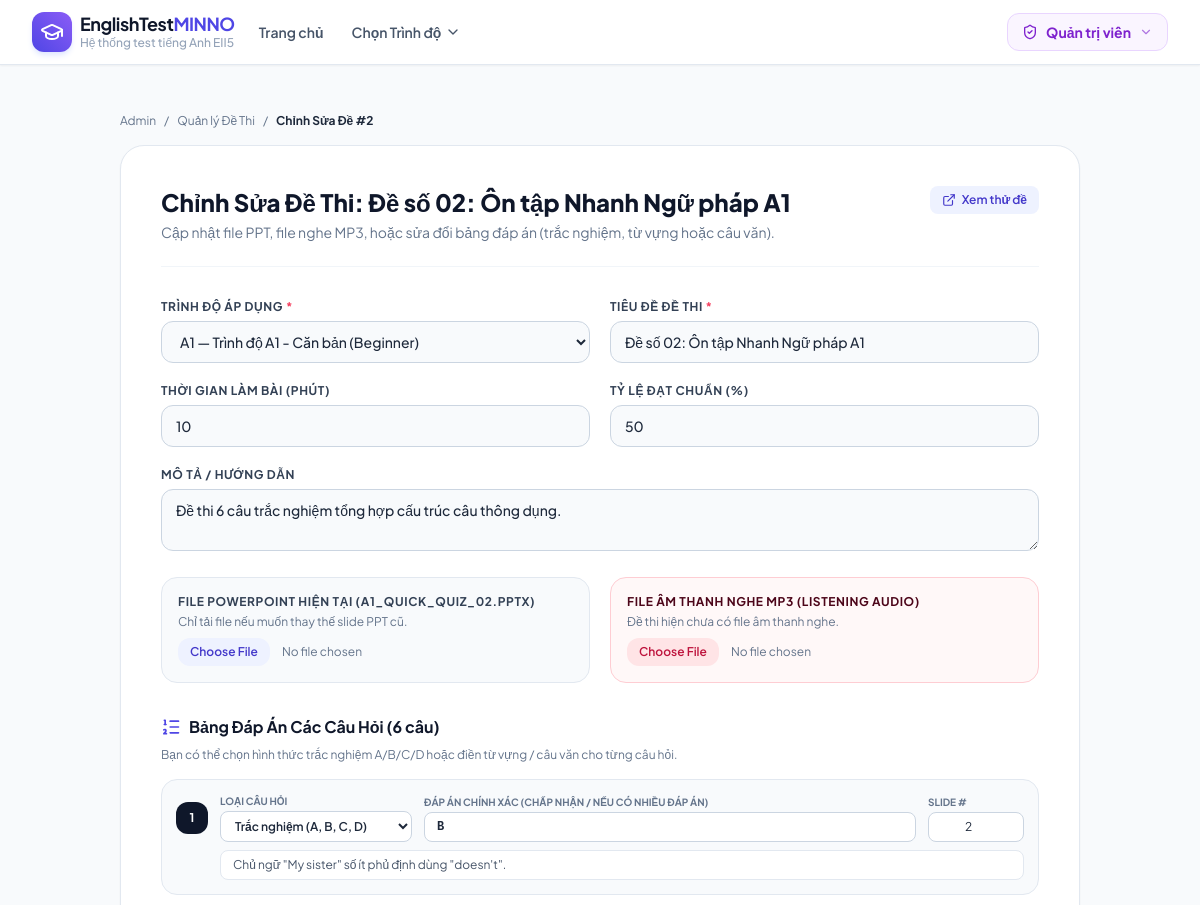
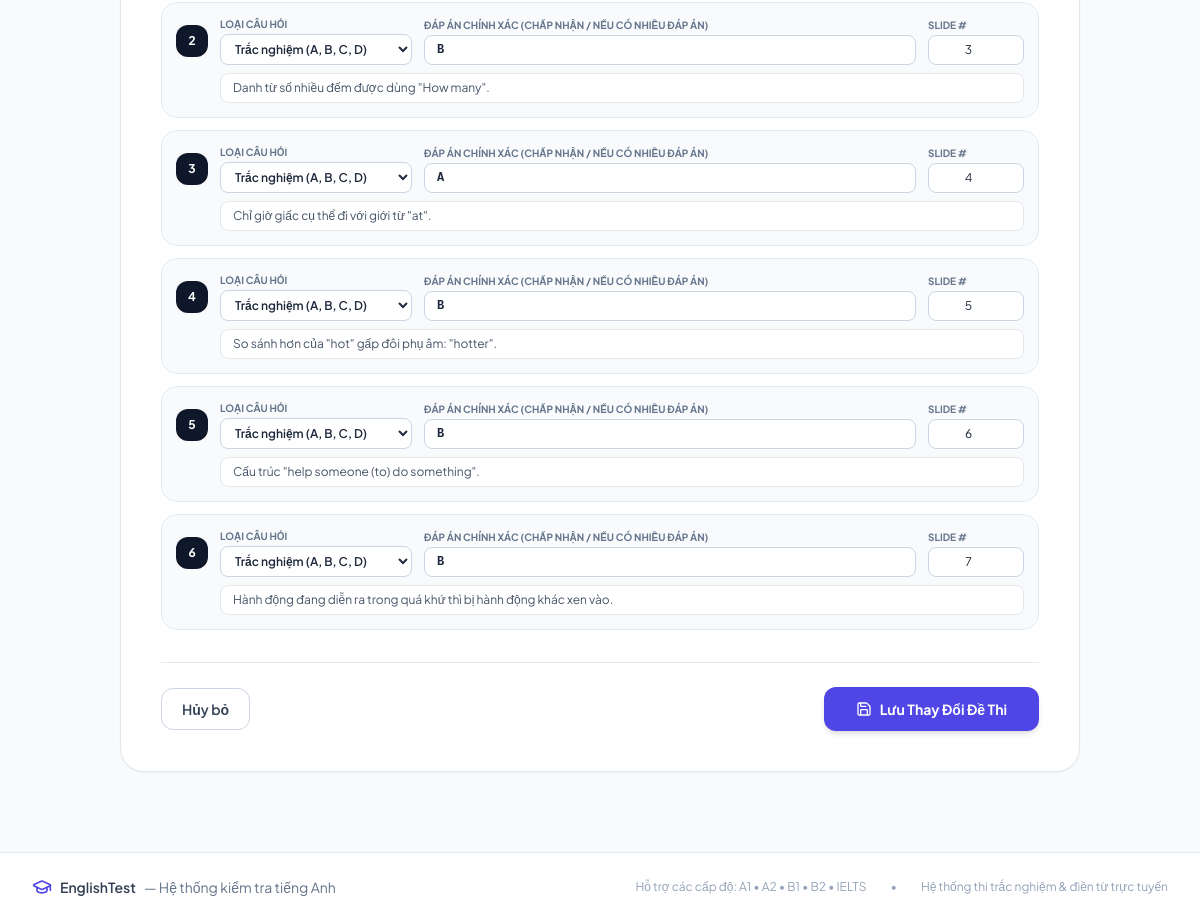
The app's page /admin/tests/2/edit (signed in) with its own data (2 pictures, top to bottom).
### models.py (models this page shows, shortened)
class Test(db.Model):
    __tablename__ = 'tests'
    id = db.Column(db.Integer, primary_key=True)
    level_id = db.Column(db.Integer, db.ForeignKey('levels.id', ondelete='CASCADE'), nullable=False)
    title = db.Column(db.String(200), nullable=False)
    description = db.Column(db.Text, nullable=True)
    test_format = db.Column(db.String(30), default='ppt')
    ppt_filename = db.Column(db.String(255), nullable=True)      # Original filename
    ppt_filepath = db.Column(db.String(500), nullable=True)      # Relative or abs path to ppt file
    slides_folder = db.Column(db.String(500), nullable=True)     # Relative folder under static/ containing slide images
    audio_filename = db.Column(db.String(255), nullable=True)    # Original audio filename (.mp3, .wav)
    audio_filepath = db.Column(db.String(500), nullable=True)    # Relative path under static/ to audio file
    total_slides = db.Column(db.Integer, default=0)
    time_limit_minutes = db.Column(db.Integer, default=15)       # 0 = unlimited
    total_questions = db.Column(db.Integer, default=10)
    pass_percentage = db.Column(db.Integer, default=50)
    is_active = db.Column(db.Boolean, default=True)
    created_at = db.Column(db.DateTime, default=datetime.utcnow)
    questions = db.relationship('Question', backref='test', lazy=True, cascade='all, delete-orphan', order_by='Question.question_number')
    submissions = db.relationship('Submission', backref='test', lazy=True, cascade='all, delete-orphan')

class Level(db.Model):
    __tablename__ = 'levels'
    id = db.Column(db.Integer, primary_key=True)
    code = db.Column(db.String(20), unique=True, nullable=False)  # 'A1', 'A2', 'B1', 'B2', 'C1', 'IELTS'
    name = db.Column(db.String(100), nullable=False)              # 'Trình độ A1 - Căn bản'
    description = db.Column(db.Text, nullable=True)
    badge_color = db.Column(db.String(30), default='blue')        # 'blue', 'green', 'amber', 'purple', 'rose'
    icon_name = db.Column(db.String(50), default='book-open')
    order_num = db.Column(db.Integer, default=1)
    is_active = db.Column(db.Boolean, default=True)
    created_at = db.Column(db.DateTime, default=datetime.utcnow)
    tests = db.relationship('Test', backref='level', lazy=True, cascade='all, delete-orphan')
    @property
    def active_tests_count(self):
        return len([t for t in self.tests if t.is_active])

class Question(db.Model):
    __tablename__ = 'questions'
    id = db.Column(db.Integer, primary_key=True)
    test_id = db.Column(db.Integer, db.ForeignKey('tests.id', ondelete='CASCADE'), nullable=False)
    question_number = db.Column(db.Integer, nullable=False)
    question_text = db.Column(db.Text, nullable=True)            # Prompt or question detail
    question_type = db.Column(db.String(30), default='single_choice') # 'single_choice', 'dropdown_cloze', 'text_input'
    options_json = db.Column(db.Text, default='["A", "B", "C", "D"]') # Available choices or dropdown options
    correct_answer = db.Column(db.String(255), nullable=False)   # E.g. "A" or "battery" or "I'm sorry, I can't change my plans."
    slide_number = db.Column(db.Integer, default=1)              # Associated PPT slide number (if any)
    audio_file = db.Column(db.String(500), nullable=True)        # Optional question-specific audio clip
    points = db.Column(db.Float, default=1.0)
    explanation = db.Column(db.Text, nullable=True)
    @property
    def options(self):
        try:
            return json.loads(self.options_json) if self.options_json else ["A", "B", "C", "D"]
        except Exception:
            return ["A", "B", "C", "D"]

### app.py (the view, shortened to what this page needs)
@app.route('/admin/tests/<int:test_id>/edit', methods=['GET', 'POST'])
@admin_required
def admin_edit_test(test_id):
    test = Test.query.get_or_404(test_id)
    levels = Level.query.filter_by(is_active=True).order_by(Level.order_num).all()
    return render_template('admin/test_edit.html', test=test, levels=levels)

### templates/admin/test_edit.html (shortened to what this page needs)
{% extends 'base.html' %}
{% block content %}
<div class="max-w-5xl mx-auto px-4 sm:px-6 lg:px-8 py-8">
    <div class="flex items-center space-x-2 text-xs text-slate-500 mb-4">
        <a href="{{ url_for('admin_dashboard') }}" class="hover:text-indigo-600">Admin</a>
        <span>/</span>
        <a href="{{ url_for('admin_tests') }}" class="hover:text-indigo-600">Quản lý Đề Thi</a>
        <span>/</span>
        <span class="text-slate-800 font-bold">Chỉnh Sửa Đề #{{ test.id }}</span>
    </div>
    <div class="bg-white rounded-3xl border border-slate-200 shadow-sm overflow-hidden p-6 md:p-10">
        <div class="mb-8 pb-6 border-b border-slate-100 flex items-start justify-between">
            <div>
                <h1 class="text-2xl font-extrabold text-slate-900">
                    Chỉnh Sửa Đề Thi: {{ test.title }}
                </h1>
                <p class="text-slate-500 text-sm mt-1">
                    Cập nhật file PPT, file nghe MP3, hoặc sửa đổi bảng đáp án (trắc nghiệm, từ vựng hoặc câu văn).
                </p>
            </div>
            <a href="{{ url_for('take_test', test_id=test.id) }}" target="_blank" class="px-3 py-1.5 rounded-lg bg-indigo-50 text-indigo-700 font-semibold text-xs flex items-center space-x-1.5 hover:bg-indigo-100 transition">
                <i data-lucide="external-link" class="w-3.5 h-3.5"></i>
                <span>Xem thử đề</span>
            </a>
        </div>
        <form method="POST" action="{{ url_for('admin_edit_test', test_id=test.id) }}" enctype="multipart/form-data" class="space-y-8">
            <div class="grid grid-cols-1 md:grid-cols-2 gap-5">
                <div>
                    <label for="level_id" class="block text-xs font-bold text-slate-700 uppercase tracking-wider mb-1.5">
                        Trình độ áp dụng <span class="text-rose-500">*</span>
                    </label>
                    <select name="level_id" id="level_id" required class="w-full px-3.5 py-2.5 bg-slate-50 border border-slate-300 rounded-xl focus:ring-2 focus:ring-indigo-500 font-medium text-sm">
                        {% for lvl in levels %}
                        <option value="{{ lvl.id }}" {% if lvl.id == test.level_id %}selected{% endif %}>
                            {{ lvl.code }} — {{ lvl.name }}
                        </option>
                        {% endfor %}
                    </select>
                </div>
                <div>
                    <label for="title" class="block text-xs font-bold text-slate-700 uppercase tracking-wider mb-1.5">
                        Tiêu đề đề thi <span class="text-rose-500">*</span>
                    </label>
                    <input
                        type="text"
                        name="title"
                        id="title"
                        value="{{ test.title }}"
                        required
                        class="w-full px-3.5 py-2.5 bg-slate-50 border border-slate-300 rounded-xl focus:ring-2 focus:ring-indigo-500 font-medium text-sm"
                    >
                </div>
                <div>
                    <label for="time_limit_minutes" class="block text-xs font-bold text-slate-700 uppercase tracking-wider mb-1.5">
                        Thời gian làm bài (Phút)
                    </label>
                    <input
                        type="number"
                        name="time_limit_minutes"
                        id="time_limit_minutes"
                        value="{{ test.time_limit_minutes }}"
                        min="1"
                        class="w-full px-3.5 py-2.5 bg-slate-50 border border-slate-300 rounded-xl focus:ring-2 focus:ring-indigo-500 font-medium text-sm"
                    >
                </div>
                <div>
                    <label for="pass_percentage" class="block text-xs font-bold text-slate-700 uppercase tracking-wider mb-1.5">
                        Tỷ lệ đạt chuẩn (%)
                    </label>
                    <input
                        type="number"
                        name="pass_percentage"
                        id="pass_percentage"
                        value="{{ test.pass_percentage }}"
                        min="1"
                        max="100"
                        class="w-full px-3.5 py-2.5 bg-slate-50 border border-slate-300 rounded-xl focus:ring-2 focus:ring-indigo-500 font-medium text-sm"
                    >
                </div>
                <div class="md:col-span-2">
                    <label for="description" class="block text-xs font-bold text-slate-700 uppercase tracking-wider mb-1.5">
                        Mô tả / Hướng dẫn
                    </label>
                    <textarea
                        name="description"
                        id="description"
                        rows="2"
                        class="w-full px-3.5 py-2.5 bg-slate-50 border border-slate-300 rounded-xl focus:ring-2 focus:ring-indigo-500 font-medium text-sm"
                    >{{ test.description or '' }}</textarea>
                </div>
                <div class="bg-slate-50 p-4 rounded-2xl border border-slate-200">
                    <label class="block text-xs font-bold text-slate-700 uppercase tracking-wider mb-1">
                        File PowerPoint hiện tại ({{ test.ppt_filename or 'Không có' }})
                    </label>
                    <p class="text-xs text-slate-500 mb-2">Chỉ tải file nếu muốn thay thế slide PPT cũ.</p>
                    <input
                        type="file"
                        name="ppt_file"
                        accept=".pptx,.ppt"
                        class="text-xs text-slate-500 file:mr-3 file:py-1.5 file:px-3 file:rounded-xl file:border-0 file:text-xs file:font-semibold file:bg-indigo-50 file:text-indigo-700 hover:file:bg-indigo-100"
                    >
                </div>
                <div class="bg-rose-50/50 p-4 rounded-2xl border border-rose-200">
                    <label class="block text-xs font-bold text-rose-950 uppercase tracking-wider mb-1">
                        File Âm Thanh Nghe MP3 (Listening Audio)
                    </label>
                    {% if test.audio_filepath %}
                    <div class="mb-2 p-2 bg-white rounded-xl border border-rose-200 flex items-center justify-between">
                        <div class="flex items-center space-x-2 truncate">
                            <i data-lucide="headphones" class="w-4 h-4 text-rose-600 flex-shrink-0"></i>
                            <span class="text-xs font-bold text-slate-800 truncate">{{ test.audio_filename or 'audio.mp3' }}</span>
                        </div>
                        <audio src="{{ url_for('static', filename=test.audio_filepath) }}" controls class="h-8 max-w-[200px]"></audio>
                    </div>
                    <label class="inline-flex items-center space-x-2 text-xs text-rose-700 font-medium cursor-pointer mb-2">
                        <input type="checkbox" name="remove_audio" value="1" class="rounded text-rose-600">
                        <span>Xóa file âm thanh này khỏi đề thi</span>
                    </label>
                    {% else %}
                    <p class="text-xs text-slate-500 mb-2">Đề thi hiện chưa có file âm thanh nghe.</p>
                    {% endif %}
                    <div>
                        <input
                            type="file"
                            name="audio_file"
                            accept=".mp3,.wav,.m4a,.ogg"
                            class="text-xs text-slate-500 file:mr-3 file:py-1.5 file:px-3 file:rounded-xl file:border-0 file:text-xs file:font-semibold file:bg-rose-100 file:text-rose-700 hover:file:bg-rose-200"
                        >
                    </div>
                </div>
            </div>
            <div>
                <h3 class="text-base font-bold text-slate-900 mb-2 flex items-center space-x-2">
                    <i data-lucide="list-ordered" class="w-5 h-5 text-indigo-600"></i>
                    <span>Bảng Đáp Án Các Câu Hỏi ({{ test.questions|length }} câu)</span>
                </h3>
                <p class="text-xs text-slate-500 mb-4">
                    Bạn có thể chọn hình thức trắc nghiệm A/B/C/D hoặc điền từ vựng / câu văn cho từng câu hỏi.
                </p>
                <div class="space-y-3">
                    {% for q in test.questions %}
                    <div class="p-3.5 bg-slate-50 rounded-2xl border border-slate-200 space-y-2">
                        <div class="flex flex-wrap items-center gap-3">
                            <span class="w-8 h-8 rounded-xl bg-slate-900 text-white font-bold text-xs flex items-center justify-center flex-shrink-0">
                                {{ q.question_number }}
                            </span>
                            <div class="w-48">
                                <label class="block text-[10px] text-slate-500 font-bold uppercase mb-0.5">Loại câu hỏi</label>
                                <select name="q_type_{{ q.id }}" class="w-full px-2.5 py-1.5 text-xs font-semibold bg-white border border-slate-300 rounded-lg">
                                    <option value="single_choice" {% if q.question_type == 'single_choice' %}selected{% endif %}>
                                        Trắc nghiệm (A, B, C, D)
                                    </option>
                                </select>
                            </div>
                            <div class="flex-1 min-w-[220px]">
                                <label class="block text-[10px] text-slate-500 font-bold uppercase mb-0.5">
                                    Đáp án chính xác (chấp nhận / nếu có nhiều đáp án)
                                </label>
                                <input
                                    type="text"
                                    name="q_ans_{{ q.id }}"
                                    value="{{ q.correct_answer }}"
                                    required
                                    class="w-full px-3 py-1.5 text-xs font-mono font-bold bg-white border border-slate-300 rounded-lg"
                                >
                            </div>
                            <div class="w-24">
                                <label class="block text-[10px] text-slate-500 font-bold uppercase mb-0.5">Slide #</label>
                                <input
                                    type="number"
                                    name="q_slide_{{ q.id }}"
                                    value="{{ q.slide_number }}"
                                    min="1"
                                    class="w-full px-2 py-1.5 text-xs bg-white border border-slate-300 rounded-lg text-center"
                                >
                            </div>
                        </div>
                        <div class="pl-11">
                            <input
                                type="text"
                                name="q_exp_{{ q.id }}"
                                value="{{ q.explanation or '' }}"
                                placeholder="Giải thích ngữ pháp hoặc từ vựng..."
                                class="w-full px-3 py-1.5 text-xs bg-white border border-slate-200 rounded-lg text-slate-600"
                            >
                        </div>
                    </div>
                    {% endfor %}
                </div>
            </div>
            <div class="pt-6 border-t border-slate-200 flex items-center justify-between">
                <a href="{{ url_for('admin_tests') }}" class="px-5 py-2.5 rounded-xl border border-slate-300 text-slate-700 font-semibold hover:bg-slate-50 text-sm transition">
                    Hủy bỏ
                </a>
                <button
                    type="submit"
                    class="px-8 py-3 bg-indigo-600 hover:bg-indigo-700 text-white font-bold rounded-xl text-sm shadow-md transition flex items-center space-x-2"
                >
                    <i data-lucide="save" class="w-4 h-4"></i>
                    <span>Lưu Thay Đổi Đề Thi</span>
                </button>
            </div>
        </form>
    </div>
</div>
{% endblock %}

### records on screen
Test: id "2", title "Đề số 02: Ôn tập Nhanh Ngữ pháp A1", level_id "A1 — Trình độ A1 - Căn bản (Beginner)", time_limit_minutes "10", pass_percentage "50", description "Đề thi 6 câu trắc nghiệm tổng hợp cấu trúc câu thông dụng.", ppt_filename "A1_QUICK_QUIZ_02.PPTX"
Question: question_number "1", question_type+id "Trắc nghiệm (A, B, C, D)", correct_answer "B", slide_number "2", id "Chủ ngữ \"My sister\" số ít phủ định dùng \"doesn't\"."
Question: question_number "2", question_type+id "Trắc nghiệm (A, B, C, D)", correct_answer "B", slide_number "3", id "Danh từ số nhiều đếm được dùng \"How many\"."
Question: question_number "3", question_type+id "Trắc nghiệm (A, B, C, D)", correct_answer "A", slide_number "4", id "Chỉ giờ giấc cụ thể đi với giới từ \"at\"."
Question: question_number "4", question_type+id "Trắc nghiệm (A, B, C, D)", correct_answer "B", slide_number "5", id "So sánh hơn của \"hot\" gấp đôi phụ âm: \"hotter\"."
Question: question_number "5", question_type+id "Trắc nghiệm (A, B, C, D)", correct_answer "B", slide_number "6", id "Cấu trúc \"help someone (to) do something\"."
Question: question_number "6", question_type+id "Trắc nghiệm (A, B, C, D)", correct_answer "B", slide_number "7", id "Hành động đang diễn ra trong quá khứ thì bị hành động khác xen vào."

### other values on screen
{{ test.questions|length }} "6"
